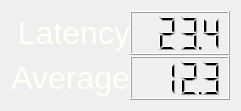
  <widget class="QWidget" name="gridLayoutWidget">
   <property name="geometry">
    <rect>
     <x>770</x>
     <y>650</y>
     <width>241</width>
     <height>111</height>
    </rect>
   </property>
   <layout class="QGridLayout" name="gridLayout_2">
    <property name="horizontalSpacing">
     <number>0</number>
    </property>
    <property name="verticalSpacing">
     <number>1</number>
    </property>
    <item row="1" column="1">
     <widget class="QLCDNumber" name="LCDAverage">
      <property name="sizePolicy">
       <sizepolicy hsizetype="Preferred" vsizetype="Preferred">
        <horstretch>200</horstretch>
        <verstretch>0</verstretch>
       </sizepolicy>
      </property>
      <property name="maximumSize">
       <size>
        <width>1677215</width>
        <height>16777215</height>
       </size>
      </property>
      <property name="smallDecimalPoint">
       <bool>true</bool>
      </property>
      <property name="numDigits">
       <number>4</number>
      </property>
      <property name="digitCount">
       <number>4</number>
      </property>
      <property name="segmentStyle">
       <enum>QLCDNumber::Filled</enum>
      </property>
      <property name="value" stdset="0">
       <double>12.340000000000000</double>
      </property>
     </widget>
    </item>
    <item row="1" column="0">
     <widget class="QLabel" name="label_5">
      <property name="palette">
       <palette>
        <active>
         <colorrole role="WindowText">
          <brush brushstyle="SolidPattern">
           <color alpha="255">
            <red>255</red>
            <green>255</green>
            <blue>246</blue>
           </color>
          </brush>
         </colorrole>
        </active>
        <inactive>
         <colorrole role="WindowText">
          <brush brushstyle="SolidPattern">
           <color alpha="255">
            <red>255</red>
            <green>255</green>
            <blue>246</blue>
           </color>
          </brush>
         </colorrole>
        </inactive>
        <disabled>
         <colorrole role="WindowText">
          <brush brushstyle="SolidPattern">
           <color alpha="255">
            <red>255</red>
            <green>255</green>
            <blue>255</blue>
           </color>
          </brush>
         </colorrole>
        </disabled>
       </palette>
      </property>
      <property name="font">
       <font>
        <pointsize>24</pointsize>
       </font>
      </property>
      <property name="layoutDirection">
       <enum>Qt::LeftToRight</enum>
      </property>
      <property name="text">
       <string>Average</string>
      </property>
      <property name="alignment">
       <set>Qt::AlignRight|Qt::AlignTrailing|Qt::AlignVCenter</set>
      </property>
     </widget>
    </item>
    <item row="0" column="0">
     <widget class="QLabel" name="label">
      <property name="palette">
       <palette>
        <active>
         <colorrole role="WindowText">
          <brush brushstyle="SolidPattern">
           <color alpha="255">
            <red>255</red>
            <green>255</green>
            <blue>246</blue>
           </color>
          </brush>
         </colorrole>
        </active>
        <inactive>
         <colorrole role="WindowText">
          <brush brushstyle="SolidPattern">
           <color alpha="255">
            <red>255</red>
            <green>255</green>
            <blue>246</blue>
           </color>
          </brush>
         </colorrole>
        </inactive>
        <disabled>
         <colorrole role="WindowText">
          <brush brushstyle="SolidPattern">
           <color alpha="255">
            <red>255</red>
            <green>255</green>
            <blue>255</blue>
           </color>
          </brush>
         </colorrole>
        </disabled>
       </palette>
      </property>
      <property name="font">
       <font>
        <pointsize>24</pointsize>
       </font>
      </property>
      <property name="layoutDirection">
       <enum>Qt::LeftToRight</enum>
      </property>
      <property name="text">
       <string>Latency</string>
      </property>
      <property name="alignment">
       <set>Qt::AlignRight|Qt::AlignTrailing|Qt::AlignVCenter</set>
      </property>
     </widget>
    </item>
    <item row="0" column="1">
     <widget class="QLCDNumber" name="LCDLatency">
      <property name="sizePolicy">
       <sizepolicy hsizetype="Preferred" vsizetype="Preferred">
        <horstretch>200</horstretch>
        <verstretch>0</verstretch>
       </sizepolicy>
      </property>
      <property name="maximumSize">
       <size>
        <width>1677215</width>
        <height>16777215</height>
       </size>
      </property>
      <property name="smallDecimalPoint">
       <bool>true</bool>
      </property>
      <property name="numDigits">
       <number>4</number>
      </property>
      <property name="digitCount">
       <number>4</number>
      </property>
      <property name="segmentStyle">
       <enum>QLCDNumber::Filled</enum>
      </property>
      <property name="value" stdset="0">
       <double>23.449999999999999</double>
      </property>
     </widget>
    </item>
   </layout>
  </widget>
